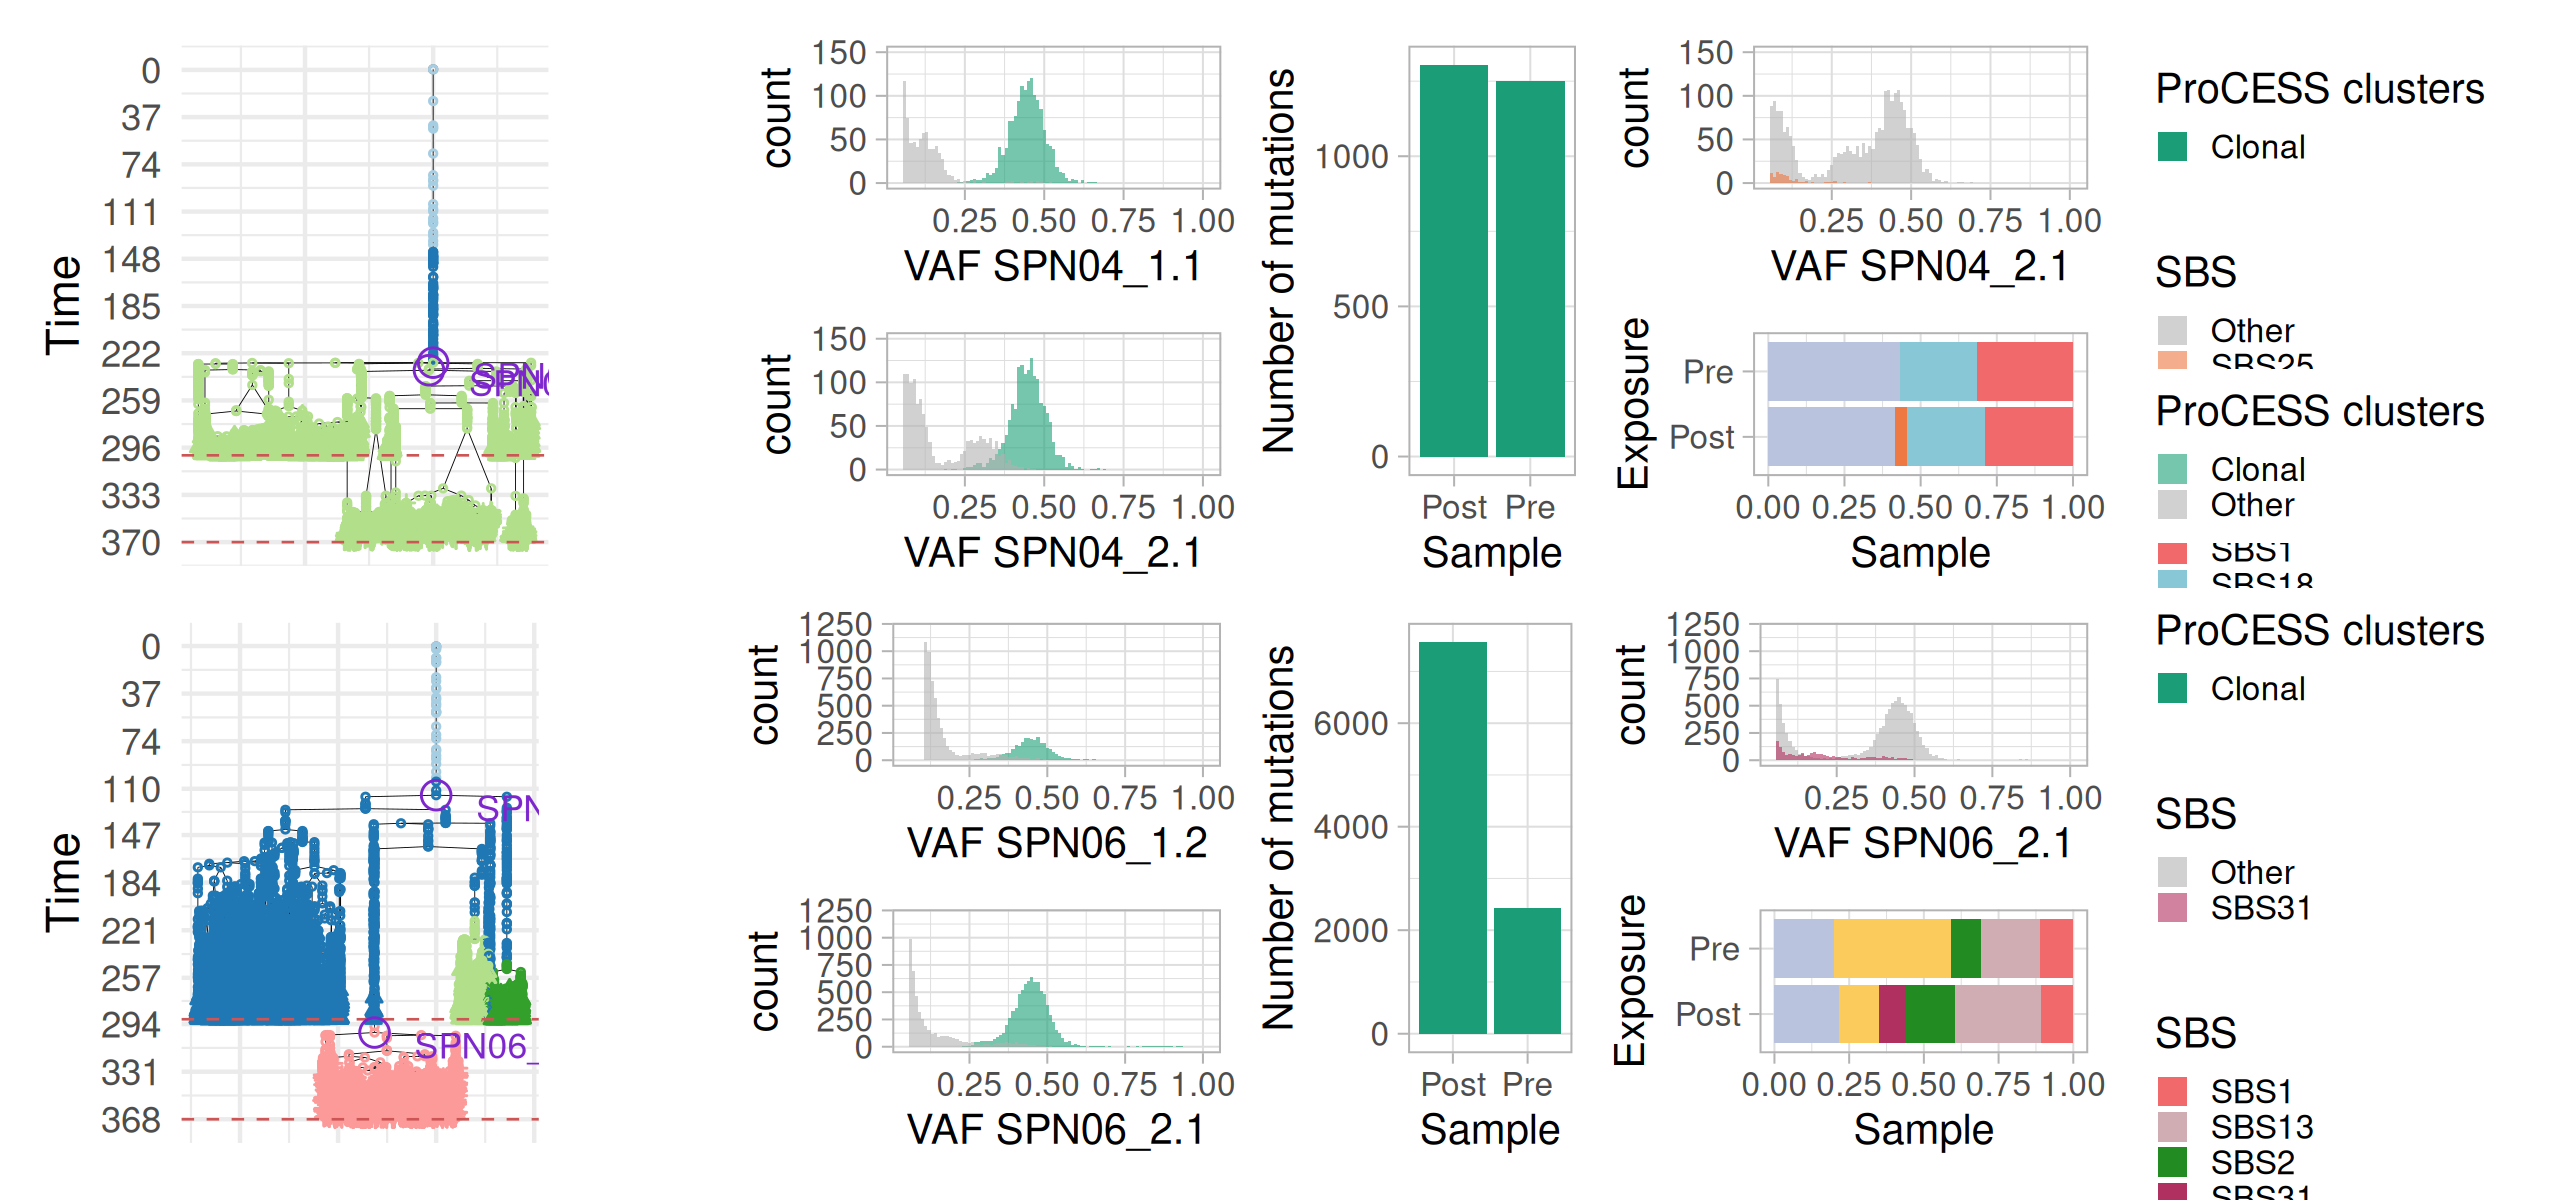

The script that saved this image:
setwd('/orfeo/cephfs/scratch/area/lvaleriani/races/ProCESS-examples/assign_signature')
.libPaths("/orfeo/LTS/LADE/LT_storage/lvaleriani/R/x86_64-pc-linux-gnu-library/4.4/")
library(ProCESS)
library(tidyverse)
library(optparse)
library(patchwork)
source('../getters/tumourevo_getters.R')
source('../getters/process_getters.R')
source("/orfeo/cephfs/scratch/cdslab/ggandolfi/Github/ProCESS-examples/figures/figure3/utils_plot.R")
source("/orfeo/cephfs/scratch/cdslab/ggandolfi/Github/ProCESS-examples/figures/figure3/utils.R")
source('/orfeo/cephfs/scratch/area/lvaleriani/races/ProCESS-examples/validation/SCOUT/colors.R')

color_palette_process_uni = RColorBrewer::brewer.pal(n = 8, name = "Dark2") 
names(color_palette_process_uni) <- c('Clonal', paste0('Clone ', 1:7))
color_palette_process_uni['Other'] = 'gray70'

sbs_colors[['SBS11']] = 'steelblue4'
sbs_colors[['SBS25']] = 'violetred'

relative_to_absolute <- function(cna){
  reference_genome = CNAqc:::get_reference('GRCh38', data = x$genomic_coordinates)
  
  vfrom = reference_genome$from
  names(vfrom) = reference_genome$chr
  
  cna = cna %>%
    mutate(begin = begin + vfrom[chr],
           end = end + vfrom[chr])
  return(cna)
}


base = '/orfeo/cephfs/scratch/cdslab/shared/SCOUT/validation_subclonal_new/tables/'
sp = 'SPN06'
cov = 100
pur = 0.9
spns = paste0('SPN0', c(4,6, 7))

all_samples <- c()
for (sp in spns){
  samples <- get_sample_names(sp)
  all_samples <- c(all_samples, paste0(sp, '_', samples))
}

plots_sample <- list()
plots_sign <-  list()
plots_bar <- list()

for (sp in spns){
  print(sp)
  gt =  readRDS(paste0(base, 'table_process_univariate_w_private_', sp, '_', cov, 'x_', pur, 'p_mutect2_ascat.rds')) %>% 
    filter(!str_detect(causes, "errors")) 
  
  samples = get_sample_names(sp)
  df_spn <- tibble()
  s=samples[[1]]
  
  for (s in samples){
    print(s)
    tmp_name = paste0(sp, '_', s)
    
    if (s == 'SPN06_1.1'){
      gt_f = gt %>% 
        filter(sample_id == paste0(sp, '_', s)) %>% 
        group_by(cluster_id_process, sample_id) %>%
        mutate(is_clonal_process=replace(FALSE, ccf_process > 0.97, TRUE)) %>% 
        ungroup() %>%
        mutate(cluster_id_process_full = cluster_id_process) %>%
        mutate(cluster_id_process = replace(cluster_id_process_full, is_clonal_process==TRUE, 'Clonal')) %>% 
        separate(cluster_id_process, sep = '_', into = c('cluster_id_process', 'tmp')) %>% 
        select(-tmp) 
      
    } else if (s %in% c('SPN07_1.3','SPN07_1.1','SPN07_1.2', 'SPN07_2.1', 'SPN07_2.2')){
      
      cn = readRDS(get_process_cna(spn = as.character(sp), sample = s)) %>%
        as.data.frame() %>%
        group_by(chr, begin, end) %>%
        filter(if (any(major != 1 | minor != 1)) (major != 1 | minor != 1) else TRUE) %>%
        slice_max(ratio, n = 1, with_ties = FALSE) %>%
        ungroup() %>%
        select(-ratio)
      
      gt_cn = gt %>%
        filter(sample_id == paste0(sp, '_', s)) %>% 
        select(mutation_id) %>%
        separate(mutation_id, into = c('spn', 'chr', 'pos', 'alt'), remove = F, convert = T) %>%
        left_join(cn, by = join_by(chr)) %>%
        filter(pos >= begin & pos <= end) %>%
        mutate(CN = paste(major, minor, sep = ':')) %>%
        select(mutation_id, CN) %>% 
        distinct()
      
      gt_f = gt %>% 
        filter(sample_id == paste0(sp, '_', s)) %>% 
        left_join(gt_cn) %>% 
        group_by(cluster_id_process, sample_id) %>%
        mutate(is_clonal_process=replace(FALSE, ccf_process > 0.95, TRUE)) %>% 
        ungroup() %>%
        mutate(cluster_id_process_full = cluster_id_process) %>%
        mutate(cluster_id_process = replace(cluster_id_process_full, is_clonal_process==TRUE, 'Clonal')) %>% 
        separate(cluster_id_process, sep = '_', into = c('cluster_id_process', 'tmp')) %>% 
        select(-tmp) 
      
      gt_f = gt_f %>% 
        filter(CN == '1:1' | is.na(CN)) 
      
    } else {
      gt_f = gt %>% 
        filter(sample_id == paste0(sp, '_', s)) %>% 
        group_by(cluster_id_process, sample_id) %>%
        mutate(is_clonal_process=replace(FALSE, ccf_process > 0.95, TRUE)) %>% 
        ungroup() %>%
        mutate(cluster_id_process_full = cluster_id_process) %>%
        mutate(cluster_id_process = replace(cluster_id_process_full, is_clonal_process==TRUE, 'Clonal')) %>% 
        separate(cluster_id_process, sep = '_', into = c('cluster_id_process', 'tmp')) %>% 
        select(-tmp) 
      
    }
    
    gt_f <- gt_f %>% 
      mutate(cluster_id_process = ifelse(cluster_id_process == 'Clonal', 'Clonal', 'Other'))
    
    filt_gt <- gt_f %>% 
      filter(!grepl(":(X|Y):", mutation_id))
    
    if (nrow(filt_gt)>0){
      
      if (sp == 'SPN04'){
        ymax = 150
      } else if (sp == 'SPN06') {
        ymax = 1200
      } else {
        ymax = 3500
      }
      
      plots_sample[[s]]  <- filt_gt %>% 
        ggplot()+
        geom_histogram(aes(x = vaf_process, fill = cluster_id_process), alpha=0.6, binwidth = 0.01, position = "identity") +
        xlim(0.05,1.01) +
        ylim(0, ymax) + 
        xlab(paste0('VAF ', s)) + 
        my_ggplot_theme() + 
        scale_fill_manual('ProCESS clusters', values = color_palette_process_uni) 
      
      
      if (sp == 'SPN04'){
        filt_gt = filt_gt %>% 
          filter(causes %in% names(sbs_colors)) %>% 
          mutate(causes = ifelse(causes =='SBS25', causes, 'Other'))
      
        plots_sign[[s]] <- filt_gt %>% 
          ggplot()+
          geom_histogram(aes(x = vaf_process, fill = causes), alpha=0.6, binwidth = 0.01, position = "identity") +
          xlim(0.05,1.01) +
          ylim(0, ymax) + 
          xlab(paste0('VAF ', s)) + 
          my_ggplot_theme() + 
          scale_fill_manual('SBS', values = c(sbs_colors, 'Other'='gray70')) 
        
      } else if (sp == 'SPN06') {
        filt_gt = filt_gt %>% 
          filter(causes %in% names(sbs_colors)) %>% 
          mutate(causes = ifelse(causes =='SBS31', causes, 'Other'))
        
        plots_sign[[s]] <- filt_gt %>% 
          ggplot()+
          geom_histogram(aes(x = vaf_process, fill = causes), alpha=0.6, binwidth = 0.01, position = "identity") +
          xlim(0.05,1.01) +
          ylim(0, ymax) + 
          xlab(paste0('VAF ', s)) + 
          my_ggplot_theme() + 
          scale_fill_manual('SBS', values = c(sbs_colors, 'Other'='gray70'))
        
      } else if (sp == 'SPN07'){
        
        filt_gt = filt_gt %>% 
          filter(causes %in% names(sbs_colors)) %>% 
          mutate(causes = ifelse(causes =='SBS11', causes, 'Other'))
        
        plots_sign[[s]] <- filt_gt %>% 
          ggplot()+
          geom_histogram(aes(x = vaf_process, fill = causes), alpha=0.6, binwidth = 0.01, position = "identity") +
          xlim(0.05,1.01) +
          ylim(0, ymax) + 
          xlab(paste0('VAF ', s)) + 
          my_ggplot_theme() + 
          scale_fill_manual('SBS', values = c(sbs_colors, 'Other'='gray70'))
        
      }
    }
    df_spn <- bind_rows(df_spn, filt_gt)
    
    if (sp == 'SPN06'){
      plots_bar[[sp]] <-  df_spn %>% 
        filter(sample_id %in% c("SPN06_SPN06_1.2", "SPN06_SPN06_2.1")) %>% 
        group_by(sample_id, cluster_id_process) %>% 
        summarise(n =n()) %>% 
        filter(cluster_id_process == 'Clonal') %>% 
        #mutate(sample_id = sub("^([^_]+)_\\1", "\\1", sample_id)) %>% 
        mutate(sample_id = case_when(
          grepl("SPN06_SPN06_1.2", sample_id) ~ "Pre",
          grepl("SPN06_SPN06_2.1", sample_id) ~ "Post"
        )) %>% 
        mutate(sample_id = factor(sample_id, levels = c('Pre', 'Post'))) %>% 
        ggplot()+
        geom_col(aes(x = sample_id, y = n, fill = cluster_id_process), position = "dodge")+ 
        my_ggplot_theme() + 
        scale_fill_manual('ProCESS clusters', values = color_palette_process_uni)  +
        xlab('Sample') +
        ylab('Number of mutations')
      
    } else if (sp == 'SPN04') {
      plots_bar[[sp]] <-  df_spn %>% 
        group_by(sample_id, cluster_id_process) %>% 
        summarise(n =n()) %>% 
        filter(cluster_id_process == 'Clonal') %>% 
        mutate(sample_id = sub("^([^_]+)_\\1", "\\1", sample_id)) %>% 
        mutate(sample_id = case_when(
          grepl("SPN04_1.1", sample_id) ~ "Pre",
          grepl("SPN04_2.1", sample_id) ~ "Post"
        )) %>% 
        mutate(sample_id = factor(sample_id, levels = c('Pre', 'Post'))) %>% 
        ggplot()+
        geom_col(aes(x = sample_id, y = n, fill = cluster_id_process), position = "dodge") + 
        my_ggplot_theme() + 
        scale_fill_manual('ProCESS clusters', values = color_palette_process_uni) +
        xlab('Sample') +
        ylab('Number of mutations')
      
    } else if (sp == 'SPN07') {
      plots_bar[[sp]] <-  df_spn %>%
        filter(sample_id %in% c("SPN07_SPN07_1.1", "SPN07_SPN07_2.1")) %>% 
        group_by(sample_id, cluster_id_process) %>% 
        summarise(n = n()) %>% 
        filter(cluster_id_process == 'Clonal') %>% 
        mutate(sample_id = sub("^([^_]+)_\\1", "\\1", sample_id)) %>% 
        mutate(sample_id = case_when(
          grepl("SPN07_1.1", sample_id) ~ "Pre",
          grepl("SPN07_2.1", sample_id) ~ "Post"
        )) %>% 
        mutate(sample_id = factor(sample_id, levels = c('Pre', 'Post'))) %>% 
        ggplot()+
        geom_col(aes(x = sample_id, y = n, fill = cluster_id_process), position = "dodge") + 
        my_ggplot_theme() + 
        scale_fill_manual('ProCESS clusters', values = color_palette_process_uni) +
        xlab('Sample') +
        ylab('Number of mutations')
    }
  }
}


library(ProCESS)
forest = load_sample_forest(get_sample_forest(spn = 'SPN04'))
f_spn04 <- plot_forest(forest, color_map = c("Clone 1"='gainsboro',
                                             "Clone 2"='gainsboro',
                                             "Clone 3"='gainsboro',
                                             "Clone 4"='gainsboro',
                                             "Clone 5"='gainsboro'))  %>%
  annotate_forest(forest)

forest = load_sample_forest(get_sample_forest(spn = 'SPN06'))
sub_06 <- forest$get_subforest_for(c("SPN06_1.2", "SPN06_2.1"))
f_spn06 <- plot_forest(sub_06, color_map = c("Clone 1"='gainsboro',
                                             "Clone 2"='gainsboro',
                                             "Clone 3"='gainsboro',
                                             "Clone 4"='gainsboro',
                                             "Clone 5"='gainsboro'))  %>%
  annotate_forest(sub_06)

forest = load_sample_forest(get_sample_forest(spn = 'SPN07'))
sub_07 <- forest$get_subforest_for(c("SPN07_1.1", "SPN07_2.1"))
f_spn07 <- plot_forest(sub_07, color_map = c("Clone 1"='gainsboro',
                                             "Clone 2"='gainsboro',
                                             "Clone 3"='gainsboro',
                                             "Clone 4"='gainsboro',
                                             "Clone 5"='gainsboro'))  %>%
  annotate_forest(sub_07)


source('/orfeo/cephfs/scratch/area/lvaleriani/races/ProCESS-examples/figures/edf_figures/edf_5/signatures_edf.R')
sig_04 <- df_simultated_signatures %>% 
  filter(sample %in% c('SPN04_1.1', 'SPN04_2.1')) %>% 
  filter(signature %in% names(sbs_colors)) %>% 
  filter(coverage == 100, purity == 0.9) %>% 
  mutate(sample = case_when(
    grepl("SPN04_1.1", sample) ~ "Pre",
    grepl("SPN04_2.1", sample) ~ "Post"
  )) %>% 
  ggplot() + 
  geom_col(aes(y = sample, x = exposure, fill =signature )) +
  my_ggplot_theme() + 
  ylab('Exposure') +
  xlab('Sample') +
  scale_fill_manual('SBS', values = c(sbs_colors, 'Other'='gray70'))
  

sig_06 <- df_simultated_signatures %>% 
  filter(sample %in% c('SPN06_1.2', 'SPN06_2.1')) %>% 
  filter(signature %in% names(sbs_colors)) %>% 
  filter(coverage == 100, purity == 0.9) %>% 
  mutate(sample = case_when(
    grepl("SPN06_1.2", sample) ~ "Pre",
    grepl("SPN06_2.1", sample) ~ "Post"
  )) %>% 
  ggplot() + 
  geom_col(aes(y = sample, x = exposure, fill =signature )) +
  my_ggplot_theme() + 
  ylab('Exposure') +
  xlab('Sample') +
  scale_fill_manual('SBS', values = c(sbs_colors, 'Other'='gray70'))

sig_07 <- df_simultated_signatures %>% 
  filter(sample %in% c('SPN07_1.1', 'SPN07_2.1')) %>% 
  filter(signature %in% names(sbs_colors)) %>% 
  filter(coverage == 100, purity == 0.9) %>% 
  mutate(sample = case_when(
    grepl("SPN07_1.1", sample) ~ "Pre",
    grepl("SPN07_2.1", sample) ~ "Post"
  )) %>% 
  ggplot() + 
  geom_col(aes(y = sample, x = exposure, fill =signature )) +
  my_ggplot_theme() + 
  ylab('Exposure') +
  xlab('Sample') +
  scale_fill_manual('SBS', values = c(sbs_colors, 'Other'='gray70'))

spn04 <- free(f_spn04 + theme(legend.position = 'none')) + 
  plots_sample$SPN04_1.1 + 
  plots_sample$SPN04_2.1 + 
  plots_bar$SPN04 + 
  plots_sign$SPN04_2.1 + 
  sig_04 + 
  plot_layout(guides = 'collect', nrow = 1, design = 'AAA#BBDEE\nAAA#CCDFF') 

spn06 <- free(f_spn06 +  theme(legend.position = 'none')) + 
  plots_sample$SPN06_1.2 + 
  plots_sample$SPN06_2.1 + 
  plots_bar$SPN06 + 
  plots_sign$SPN06_2.1 + 
  sig_06 + 
  plot_layout(guides = 'collect', nrow = 1, design = 'AAA#BBDEE\nAAA#CCDFF') 

spn07 <- free(f_spn07 +  theme(legend.position = 'none')) + 
  plots_sample$SPN07_1.1 + 
  plots_sample$SPN07_2.1 + 
  plots_bar$SPN07 + 
  plots_sign$SPN07_2.1 + 
  sig_07 + 
  plot_layout(guides = 'collect', nrow = 1, design = 'AAA#BBDEE\nAAA#CCDFF') 


all <- wrap_plots(spn04, spn06, spn07, nrow = 3, guides = 'collect')
ggsave(filename = '/orfeo/cephfs/scratch/area/lvaleriani/races/ProCESS-examples/figures/figure3/mrca.pdf',
       plot = all, 
       width = 8.5, 
       height = 6, 
       units = 'in' )
